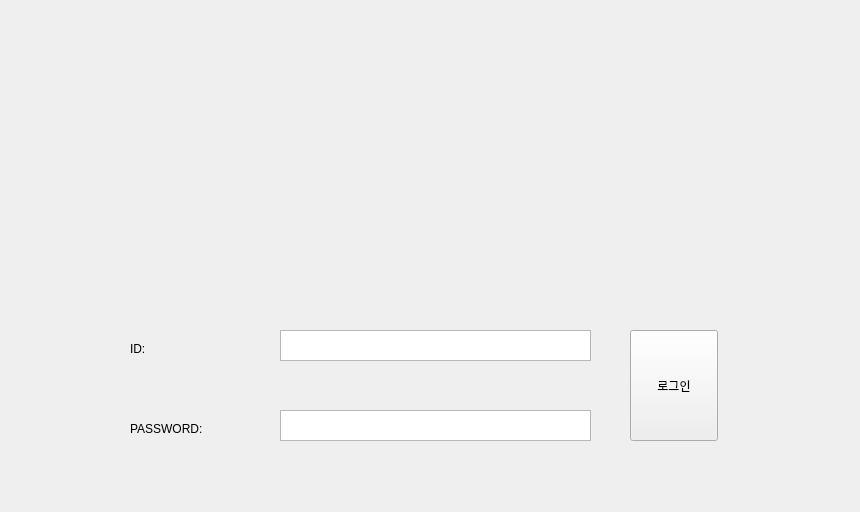
<?xml version="1.0" encoding="UTF-8"?>
<ui version="4.0">
 <class>Tab4AdminLogin</class>
 <widget class="QWidget" name="Tab4AdminLogin">
  <property name="geometry">
   <rect>
    <x>0</x>
    <y>0</y>
    <width>860</width>
    <height>512</height>
   </rect>
  </property>
  <property name="windowTitle">
   <string>Form</string>
  </property>
  <widget class="QPlainTextEdit" name="pPT_ID">
   <property name="geometry">
    <rect>
     <x>280</x>
     <y>330</y>
     <width>311</width>
     <height>31</height>
    </rect>
   </property>
  </widget>
  <widget class="QPlainTextEdit" name="pPT_PWD">
   <property name="geometry">
    <rect>
     <x>280</x>
     <y>410</y>
     <width>311</width>
     <height>31</height>
    </rect>
   </property>
  </widget>
  <widget class="QLabel" name="label">
   <property name="geometry">
    <rect>
     <x>130</x>
     <y>340</y>
     <width>66</width>
     <height>18</height>
    </rect>
   </property>
   <property name="text">
    <string>ID:</string>
   </property>
  </widget>
  <widget class="QLabel" name="label_2">
   <property name="geometry">
    <rect>
     <x>130</x>
     <y>420</y>
     <width>91</width>
     <height>18</height>
    </rect>
   </property>
   <property name="text">
    <string>PASSWORD:</string>
   </property>
  </widget>
  <widget class="QLabel" name="label_3">
   <property name="geometry">
    <rect>
     <x>570</x>
     <y>60</y>
     <width>241</width>
     <height>211</height>
    </rect>
   </property>
   <property name="text">
    <string/>
   </property>
   <property name="pixmap">
    <pixmap resource="../STF_Image.qrc">:/STF_Images/STF_Logo.png</pixmap>
   </property>
   <property name="scaledContents">
    <bool>true</bool>
   </property>
  </widget>
  <widget class="QLabel" name="label_4">
   <property name="geometry">
    <rect>
     <x>40</x>
     <y>110</y>
     <width>471</width>
     <height>141</height>
    </rect>
   </property>
   <property name="text">
    <string/>
   </property>
   <property name="pixmap">
    <pixmap resource="../STF_Image.qrc">:/STF_Images/STF_Title.png</pixmap>
   </property>
   <property name="scaledContents">
    <bool>true</bool>
   </property>
  </widget>
  <widget class="QPushButton" name="pPB_Admin_Login">
   <property name="geometry">
    <rect>
     <x>630</x>
     <y>330</y>
     <width>88</width>
     <height>111</height>
    </rect>
   </property>
   <property name="text">
    <string>로그인</string>
   </property>
  </widget>
 </widget>
 <resources>
  <include location="../STF_Image.qrc"/>
 </resources>
 <connections/>
</ui>
